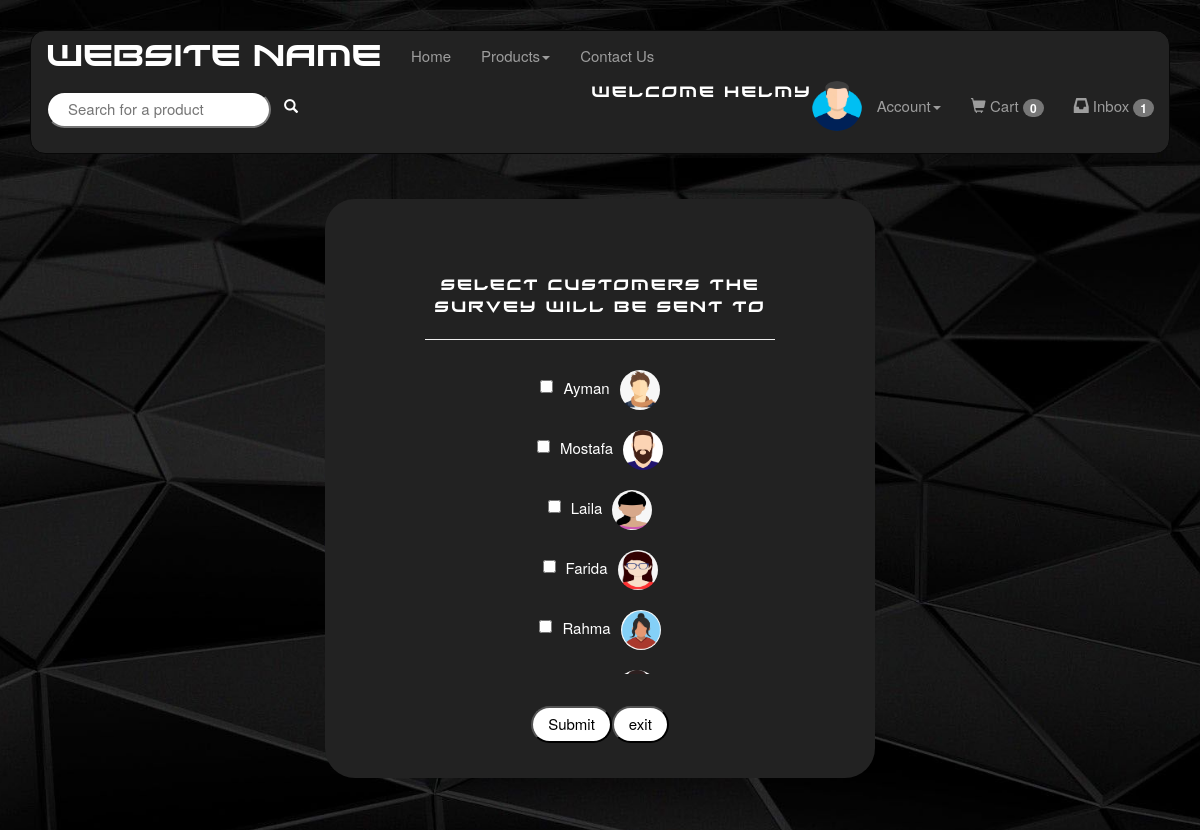
/SendSurvey.php (signed in), run on the app's committed database.
### tables this page shows
CREATE TABLE `users` (
  `id` int(10) UNSIGNED NOT NULL,
  `username` varchar(30) NOT NULL,
  `password` varchar(225) NOT NULL,
  `email` varchar(50) NOT NULL,
  `address` varchar(50) DEFAULT NULL,
  `imagePath` varchar(255) DEFAULT NULL,
  `userType` varchar(15) NOT NULL
);

### SendSurvey.php (the view, shortened to what this page needs)
<html>
    <head>
        <link rel="stylesheet" href="Style.css">
    </head>
    <body>
        <?php
        include "Menu.php";
        ?>
        <div class="container">
            <div class="card">
                <div class="sendSurvey">
                    <div class="list">
                <?php
                    if(isset($_SESSION['id'])){
                        $conn = new mysqli("localhost","root","", "project");
                        echo "<form method='post' action='' onsubmit='return validate(this);'>";
                        echo "<text class='header'>Select customers the survey will be sent to</text>";
                        echo "<hr>";
                            ?>
                            <?php
                        $customerssql = "SELECT * FROM users WHERE userType='customer'";
                        $customersResult = $conn->query($customerssql);
                        if($customersResult->num_rows == 0){
                            echo "Error: no customers found<br>";
                        }
                        else {
                            while($customerRow = $customersResult->fetch_assoc()){
                                echo "<input type='checkbox' name='customers[]' value='". $customerRow['id'] ."'>". $customerRow['username'] ."<img src=". $customerRow['imagePath']. " class='user-pic-icon'><img>";
                                echo "<br>";
                            }
                        }
                        echo "</div>";
                        echo "<br>";
                        echo "<input type='submit' name='submit'>" ;
                        echo "<input type='submit' name='exit' value='exit'/>";
                    }
                    ?>
                </div>
            </div>
        </div>
    </body>
</html>

### Style.css (style rules this page uses)
body { margin: 30px; background: black; color: white; line-height: 1.5; font-size: 15px; background-image: url(resources/images/style/background/bg.jpg); background-position: center; background-repeat:no-repeat; background-size:cover; }
.header { font-size: 15px; font-family: xirod; letter-spacing: 2px; }
.container { width: fit-content; height: fit-content; }
.card { background: #222; margin:20px; border-radius: 3rem; }
input[type=submit], input[type=reset], button, input[type=button], .select { border-radius: 3rem; color: black; background: white; margin: 10px 0; font-size: 100%; padding: 5px 15px; }
input[type=checkbox], input[type=radio] { margin:10px; }
.profile,.sendSurvey { margin:25px; padding:25px; text-align: center; width: 500px; overflow-y:auto; }
.user-pic-icon { border-radius: 4rem; width: 40px; height: 40px; margin: 10px; }
.List { padding:50px; height: 450px; overflow-y: auto; }

### data on the page
users: username "Ayman", imagePath (picture)
users: username "Mostafa", imagePath (picture)
users: username "Laila", imagePath (picture)
users: username "Farida", imagePath (picture)
users: username "Rahma", imagePath (picture)
users: imagePath (picture)

### other printed values
$_SESSION['username'] "Helmy"
$cart_items_row['cartItems'] "0"
$inbox_notif_row['unread_messages'] "1"
